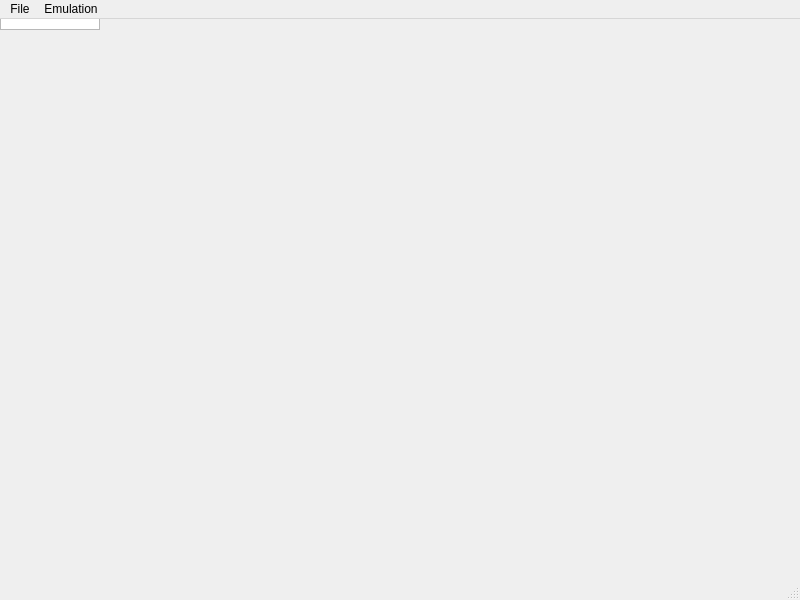
<?xml version="1.0" encoding="UTF-8"?>
<ui version="4.0">
 <class>MainWindow</class>
 <widget class="QMainWindow" name="MainWindow">
  <property name="geometry">
   <rect>
    <x>0</x>
    <y>0</y>
    <width>800</width>
    <height>600</height>
   </rect>
  </property>
  <property name="acceptDrops">
   <bool>true</bool>
  </property>
  <property name="windowTitle">
   <string>CHIP-8</string>
  </property>
  <property name="unifiedTitleAndToolBarOnMac">
   <bool>true</bool>
  </property>
   <widget class="QGraphicsView" name="graphicsView">
    <property name="acceptDrops">
     <bool>false</bool>
    </property>
   </widget>
  <widget class="QMenuBar" name="menubar">
   <property name="geometry">
    <rect>
     <x>0</x>
     <y>0</y>
     <width>800</width>
     <height>30</height>
    </rect>
   </property>
   <widget class="QMenu" name="menuFile">
    <property name="title">
     <string>File</string>
    </property>
    <addaction name="actionOpen"/>
    <addaction name="actionExit"/>
   </widget>
   <widget class="QMenu" name="menuEmulation">
    <property name="title">
     <string>Emulation</string>
    </property>
    <addaction name="actionPause"/>
   </widget>
   <addaction name="menuFile"/>
   <addaction name="menuEmulation"/>
  </widget>
  <widget class="QStatusBar" name="statusbar"/>
  <action name="actionOpen">
   <property name="text">
    <string>Open...</string>
   </property>
  </action>
  <action name="actionExit">
   <property name="text">
    <string>Exit</string>
   </property>
  </action>
  <action name="actionPause">
   <property name="checkable">
    <bool>true</bool>
   </property>
   <property name="text">
    <string>Pause</string>
   </property>
  </action>
 </widget>
 <resources/>
 <connections/>
</ui>
